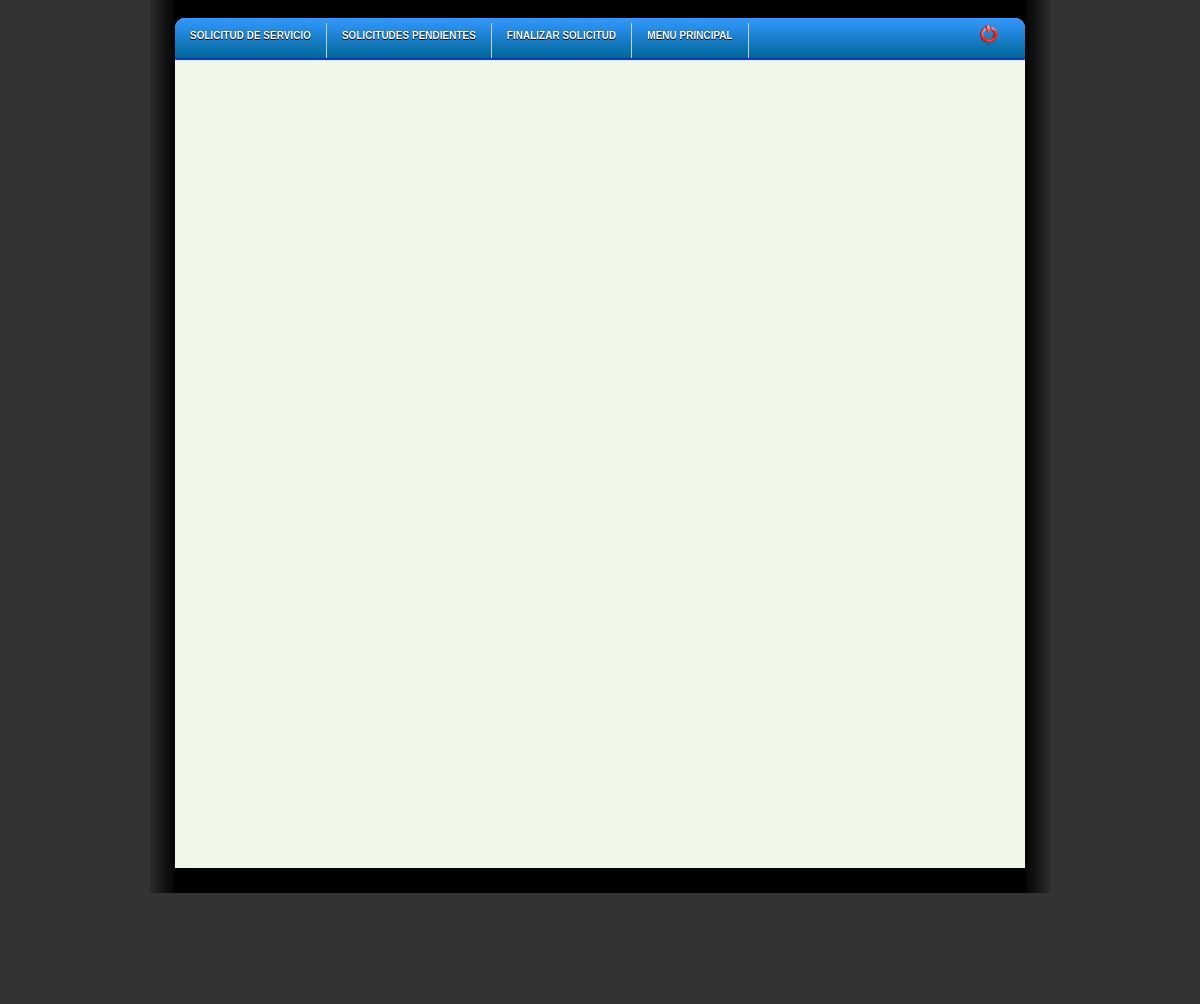
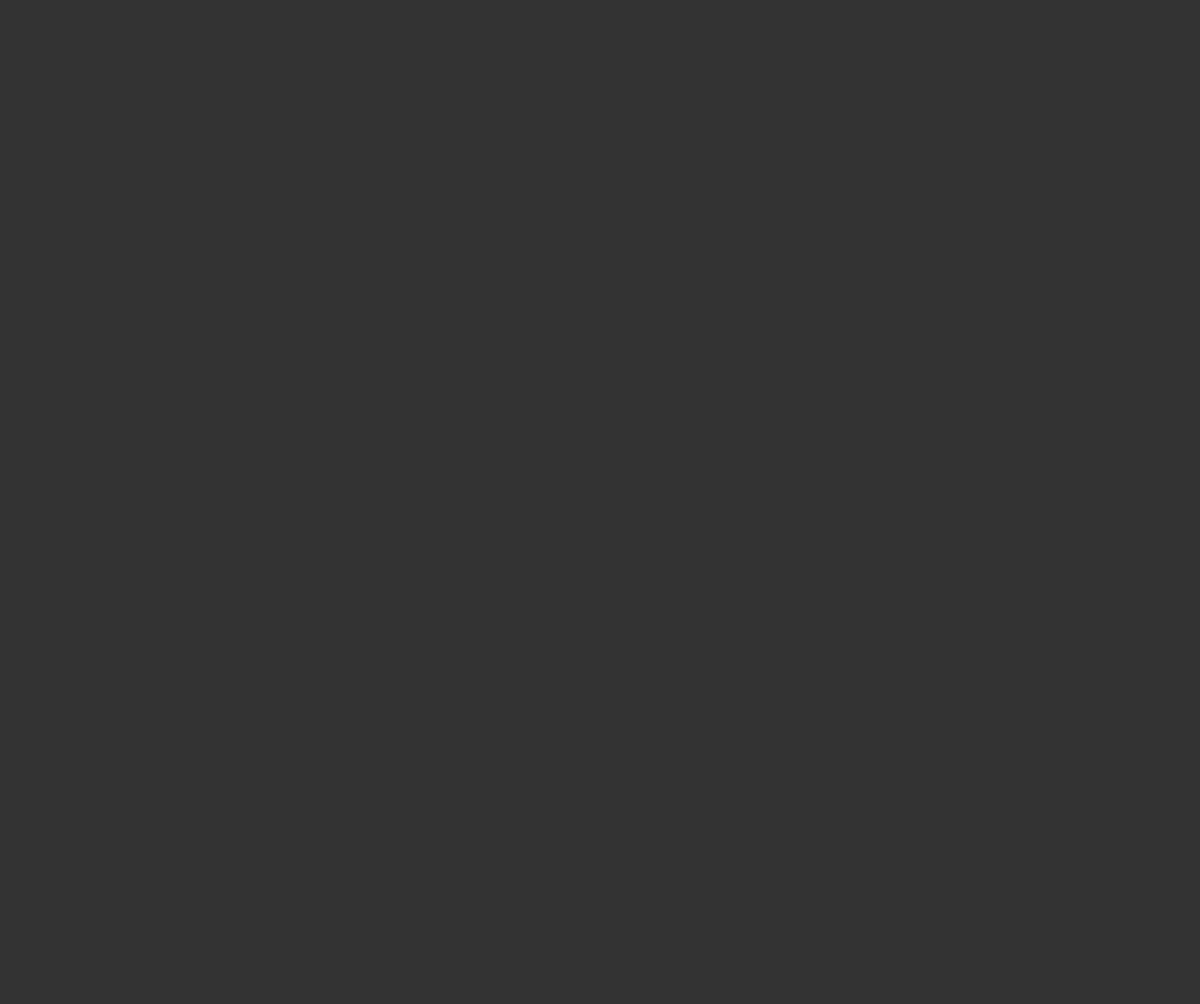
Screenshot of /servicios.php?id=2 (signed in) with the database file from the repository (2 pictures, top to bottom).
### tables this page shows
CREATE TABLE IF NOT EXISTS `tseccion` (
  `idseccion` int(11) NOT NULL AUTO_INCREMENT,
  `descripcion` varchar(100) NOT NULL,
  `idmodulo` int(11) NOT NULL,
  `estatus` char(1) NOT NULL,
  PRIMARY KEY (`idseccion`),
  KEY `idmodulo` (`idmodulo`)
);

### persona/Clases/clase_vistas.php (called while the page is built, shortened)
<?
include_once( "clase_mysql.php" );
class vistas extends conectaBDMy
{
	private $nombrevistas;
	private $idmodulo;
	private $login;
	private $seccion;
	function vistas() {
		$this->nombrevistas="";
		$this->idmodulo="";
		$this->login="";
		$this->seccion="";
	}
	function setnombvistas($nombrevistas) {
		$this->nombrevistas = $nombrevistas;
	}
	function setidmodulo($idmodulo){
		$this->idmodulo = $idmodulo;
	}
	function setlogin($login){
		$this->login = $login;
	}
	function setseccion($seccion){
		$this->seccion = $seccion;
	}
	function listasecciones()
	{
		$c=0;
			$sql="
				SELECT  DISTINCT (tseccion.idseccion) as secc, tseccion.descripcion as descrip
				FROM usuario, tmodulo, tvista, tseccion, trol, tpermisos
				WHERE usuario.nombre_usuario = '$this->login'
				AND usuario.idrol = trol.idrol
				AND trol.idrol = tpermisos.idrol
				AND tpermisos.idvista = tvista.idvista
				AND tvista.idseccion = tseccion.idseccion
				AND tseccion.idmodulo = tmodulo.idmodulo
				AND tmodulo.idmodulo='$this->idmodulo'";
		 $cursor=parent::ejecuta_sql($sql);
		 if($row= parent::proxima_tupla($cursor))
		 {
			 DO
			 {
				$fila[$c][1]=$row["secc"];
				$fila[$c][2]=$row["descrip"];
				$c++;
			 }WHILE($row= parent::proxima_tupla($cursor));
		 }
		if ( $fila>0 )
			return $fila;
		else
			return -1;
	}
	function listavistas()
	{
		$c=0;
			$sql="
				SELECT  DISTINCT (tvista.idvista) as serv, tvista.descripcion as descrip, tvista.url as link, tvista.estatus
				FROM usuario, tmodulo, tvista, tseccion, trol, tpermisos
				WHERE  tvista.estatus='1' and usuario.nombre_usuario = '$this->login'
				AND usuario.idrol = trol.idrol
				AND trol.idrol = tpermisos.idrol
				AND tpermisos.idvista = tvista.idvista
				AND tvista.idseccion = tseccion.idseccion
				AND tseccion.idmodulo = tmodulo.idmodulo
				AND tseccion.idseccion='$this->seccion' order by descrip";
		 $cursor=parent::ejecuta_sql($sql);
		 if($row= parent::proxima_tupla($cursor))
		 {
			 DO
			 {
				$fila[$c][1]=$row["serv"];
				$fila[$c][2]=$row["descrip"];
				$fila[$c][3]=$row["link"];
				$c++;
			 }WHILE($row= parent::proxima_tupla($cursor));
		 }
		if ( $fila>0 )
			return $fila;
		else
			return -1;
	}
	public function LinkBeneficiario(){
	   $c=0;
		 $sql="SELECT * FROM tvista WHERE descripcion='$this->nombrevistas'";
		 $cursor=parent::ejecuta_sql($sql);
		if($row= parent::proxima_tupla($cursor))
		 {
				$fila[$c][1]=$row["url"];
		 }
		if ( $fila>0 )
			return $fila;
		else
			return -1;
     }
}
?>

### persona/Clases/clase_mysql.php (called while the page is built, shortened)
<?PHP
class conectaBDMy
{
	private $servidor;
	private $usuario;
	private $password;
	private $conexion;
	function conectaBDMy()
	{
		$this->servidor="localhost";
		$this->usuario="root";
		$this->password="iutep";
		$this->basedatos="bdsas";
	}
	function abrir_BD()
	{
		if ( !($enlace= @mysql_connect( $this->servidor, $this->usuario, $this->password ) ) )
		{
		header("Location: ../html/Error_bd.html");
		}
		$this->conexion=$enlace;
		return true;
	}
	function ejecuta_sql( $query )
	{
		if ( $this->abrir_BD() )
	     return ( mysql_query($query,$this->conexion ) );
	else
	     return null;
	}
  function proxima_tupla($cursor)
  {
	return mysql_fetch_array($cursor);
  }
}
?>

### servicios.php (the view, shortened to what this page needs)
<?php session_start();
include_once("persona/Clases/clase_vistas.php");
$vist=new vistas;
$vist->setlogin($_SESSION["login"]);
?><!DOCTYPE html>
<html lang="es">
<head>
<link href="estilos/css_portal.css" rel="stylesheet" type="text/css" />
</head>
<body>
<div id="principal">
<table width="100%" bgcolor="#000" border="0" cellspacing="0" cellpadding="0">
<tr>
<td class="shadow_left">&nbsp;</td>
<td class="shadow_top" height="5px">&nbsp;</td>
<td class="shadow_right"></td>
</tr>
<tr>
<td class="shadow_left">&nbsp;</td>
<td>
 <div id="capa">
   <ul id="menu">
<?php $vist->setidmodulo($_GET['id']);
$secciones=$vist->listasecciones();
for($j=0;$j<count($secciones);$j++)
{
$idsecc=$secciones[$j][1];
$descripsec=$secciones[$j][2];
if($descripsec=='Solicitudes Pendientes' || $descripsec=='Finalizar Solicitud'){
$vist->setnombvistas($descripsec);
$linkbenef=$vist->LinkBeneficiario();
for($h=0;$h<count($linkbenef);$h++)
{
$linkb=$linkbenef[$h][1];
}
}
?>
<li><a href="<? if($descripsec=='Solicitudes Pendientes' || $descripsec=='Finalizar Solicitud'){echo $linkb;}else{ echo '#';}?>" <?php if($descripsec=='Solicitudes Pendientes' || $descripsec=='Finalizar Solicitud'){echo 'target="g"';}?>><?php echo $descripsec;?></a>
   <ul>
   <?php $vist->setseccion($idsecc);
$lista=$vist->listavistas();
for($k=0;$k<count($lista);$k++)
{
$descripser=$lista[$k][2];
$link=$lista[$k][3];
if($descripser!='Solicitudes Pendientes' && $descripsec!='Finalizar Solicitud'){
?>
<li><a href="<? echo $link;?>" target="g" ><?php echo $descripser;}?></a></li>
<?php } ?>
  </ul>
<?php } ?>
<li>
   <a href="menu.php">Menu Principal</a>
</li>
  <li class="derecha">
 <a href="persona/Controladores/cerrarsesion.php">
 <img src="Imagenes/Exit.png" width="22" height="22" align="absmiddle" title="Cerrar Sesión"/></a>
 </li>
  </div>
  <td class="shadow_right"></td>
   </td>
</tr>
<tr>
<td height="25" class="shadow_left">&nbsp;</td>
<div id="formu"><iframe name="g" src="html/blanco2.html"></iframe>	</div>
<td class="shadow_right">&nbsp;</td>
  </tr>
</div>
</body>
</html>

### estilos/css_portal.css (style rules this page uses)
body { background-color: #333; margin-top:0px; }
#principal { width:900px; height:auto; margin:auto; border-radius:8px; }
#capa { width:850px; height:850px; overflow:hidden; background:#F0F8E7; border-radius: 10px 10px 0px 0px; }
a { font-family:Calibri; color:#990000; text-decoration: none; }
td.shadow_top { background-image: url(../imagenes_estilos/border_top.jpg); margin-top:10px; background-position:top; }
td.shadow_right { background-image: url(../imagenes_estilos/border_shadow_l.jpg); background-repeat: repeat-y; background-position: left; }
td.shadow_left { background-image: url(../imagenes_estilos/border_shadow_r.jpg); background-repeat: repeat-y; background-position: right; }
#menu li.derecha { float: right; padding: 0 10px 10px 0; position: relative; line-height: 0; }
#formu iframe { width: 830px; height: 120%; float:none; border: 0px solid; position: absolute; margin-top: 65px; margin-left:35px; background-color:transparent; }
#menu { width: 100%; margin: 0px 0px 3px 0px; padding: 5px 0 0 0; list-style: none; background: #069; background: -moz-linear-gradient(#39F, #069); background: -webkit-gradient(linear,left bottom,left top,color-stop(0, #069),color-stop(1, #39F)); background: -webkit-linear-gradient(#39F, #069); background: -o-linear-gradient(#39F, #069); background: -ms-linear-gradient(#39F, #069); background: linear-gradient(#39F, #069); -moz-border-radius: 20px; border-radius: 5px 5px 0px 0px; -moz-box-shadow: 0 2px 1px #03C; -webkit-box-shadow: 0 2px 1px #03C; box-shadow: 0 2px 1px #03C; }
#menu li { float:left; padding: 0 0 10px 0; position: relative; line-height: 0; border-right: 1px solid #CCC; }
#menu a { float: left; height: 25px; padding: 0 15px; color: #fff; text-transform: uppercase; font: bold 10px/25px Arial, Helvetica; text-decoration: none; text-shadow: 0 1px 0 #000; }
#menu:after { visibility: hidden; display: block; font-size: 0; content: " "; clear: both; height: 0; }
#menu li.derecha { float: right; padding: 0 10px 10px 0; position: relative; border-right: none; }

### rows the page displays
tseccion: descripcion "SOLICITUD DE SERVICIO"
tseccion: descripcion "SOLICITUDES PENDIENTES"
tseccion: descripcion "FINALIZAR SOLICITUD"
